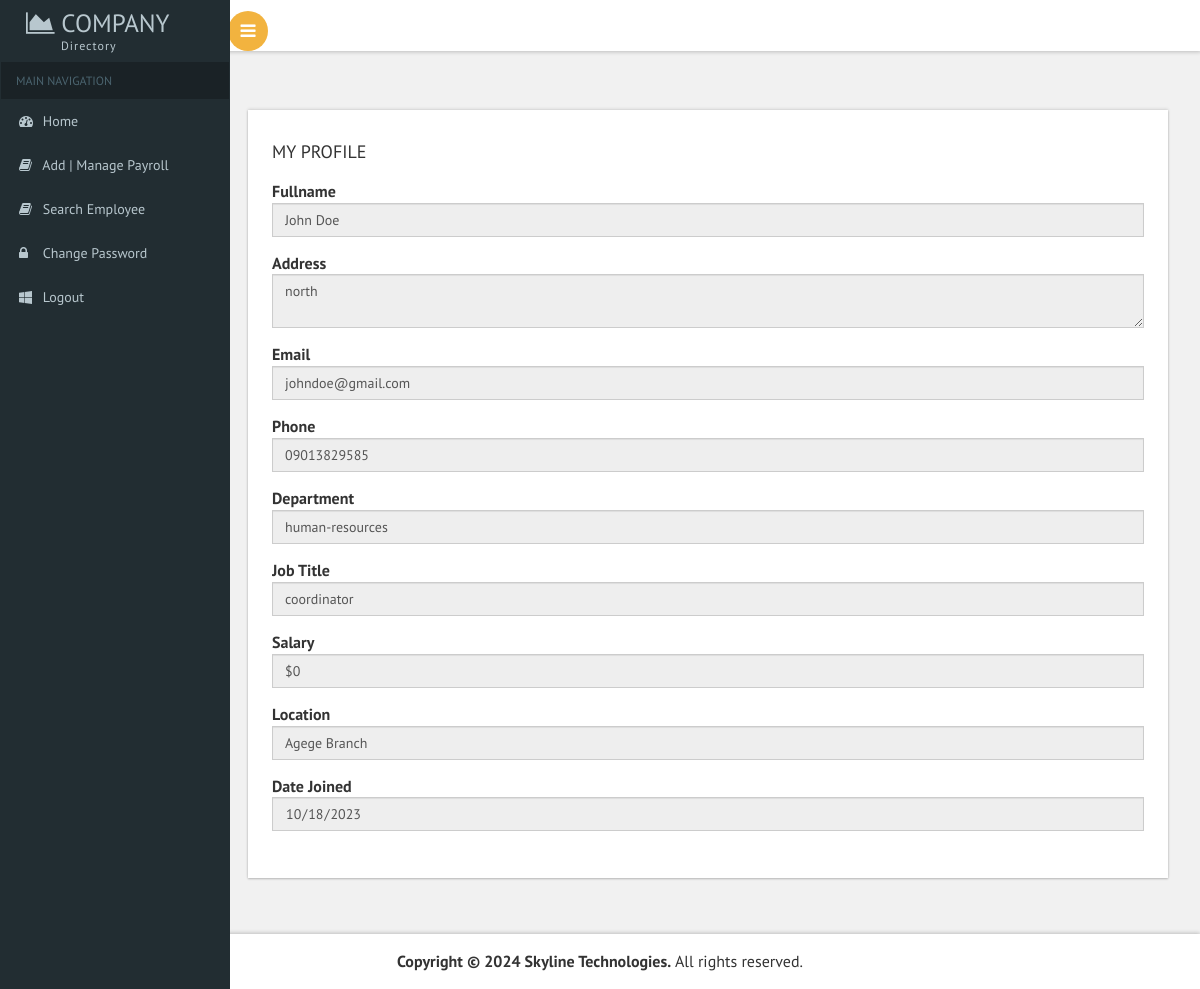
The app's page /profile.php (signed in) with its own data.
### tables this page shows
CREATE TABLE `employee` (
  `eid` varchar(20) NOT NULL,
  `fullname` varchar(50) NOT NULL,
  `address` varchar(50) NOT NULL,
  `email` varchar(50) NOT NULL,
  `phone` varchar(15) NOT NULL,
  `department` varchar(30) NOT NULL,
  `job_title` varchar(30) NOT NULL,
  `salary` int(11) NOT NULL,
  `location` varchar(50) NOT NULL,
  `reg_date` date NOT NULL
);

CREATE TABLE `department` (
  `dept_id` varchar(20) NOT NULL,
  `name` varchar(30) NOT NULL,
  `hod` varchar(50) NOT NULL,
  `email` varchar(50) NOT NULL,
  `phone` varchar(15) NOT NULL,
  `description` longtext NOT NULL,
  `date` date NOT NULL
);

CREATE TABLE `location` (
  `loc_id` varchar(20) NOT NULL,
  `loc_name` varchar(30) NOT NULL,
  `manager` varchar(30) NOT NULL,
  `loc_address` varchar(50) NOT NULL,
  `state` varchar(20) NOT NULL,
  `country` varchar(20) NOT NULL,
  `contact` varchar(20) NOT NULL,
  `date` date NOT NULL
);

### profile.php (the view, shortened to what this page needs)
<?php
include 'includes/connection.php';
$userid = $_SESSION["userid"];
$role = $_SESSION["role"];
$resultz = mysqli_query($conn, "select * from employee where email='$userid'");
$row = mysqli_fetch_array($resultz);
$emp_fullname = $row["fullname"];
$emp_addr = $row["address"];
$emp_email = $row["email"];
$emp_phone = $row['phone'];
$emp_dept = $row['department'];
$job_title =$row['job_title'];
$emp_salary = $row['salary'];
$emp_loc = $row['location'];
$row3 = mysqli_fetch_array(mysqli_query($conn, "select * from location where loc_id='$emp_loc'"));
$loc_name = $row3["loc_name"];
$reg_date = $row['reg_date'];
$results = mysqli_query($conn, "select * from department where dept_id='$emp_dept'");
$row1 = mysqli_fetch_array($results);
$dept_name = $row1["name"];
?>
<!DOCTYPE HTML>
<html>
    <head>
        <link href="css/bootstrap.css" rel='stylesheet' type='text/css' />
        <link href="css/style.css" rel='stylesheet' type='text/css' />
        <link href="css/font-awesome.css" rel="stylesheet">
        <link href='css/SidebarNav.min.css' media='all' rel='stylesheet' type='text/css'/>
        <link href="css/custom.css" rel="stylesheet">
        <link href="css/owl.carousel.css" rel="stylesheet">
    </head>
    <body class="cbp-spmenu-push">
        <div class="main-content">
            <?php
            include 'includes/sidebar.php';
            ?>
            <?php
            include 'includes/header.php';
            ?>
            <div id="page-wrapper">
                <div class="main-page">
                    <div class="row widgettable">
                        <div style="width:100%; height: 100%; margin-left:0px;  margin-top: 30px !important;" class="col-md-12 general-grids grids-right widget-shadow">
                            <h4 class="title2">MY PROFILE</h4>
                            <div style="width:100%; height: 100%;" id="myTabContent" class=" tab-content scrollbar1">
                                               <form action="" method="post" enctype="multipart/form-data">
                                                <div class="form-group">
                                                    <label for="exampleInputEmail1">Fullname</label>
                                                    <input type="text" name="fullname" value="<?php echo $emp_fullname; ?>" class="form-control" id="exampleInputEmail1" readonly="">
                                                </div>
                                                <div class="form-group">
                                                    <label for="exampleInputPassword1">Address</label>
                                                    <textarea name="address" class="form-control" id="exampleInputPassword1" readonly=""><?php echo $emp_addr; ?></textarea>
                                                </div>
                                                <div class="form-group">
                                                    <label for="exampleInputEmail1">Email</label>
                                                    <input type="email" name="email" value="<?php echo $emp_email; ?>" class="form-control" id="exampleInputEmail1" readonly="">
                                                </div>
                                                <div class="form-group">
                                                    <label for="exampleInputEmail1">Phone</label>
                                                    <input type="number" name="phone" value="<?php echo $emp_phone; ?>" class="form-control" id="exampleInputEmail1" readonly="">
                                                </div>
                                                   <div class="form-group">
                                                    <label for="exampleInputEmail1">Department</label>
                                                    <input type="text" name="phone" value="<?php echo $dept_name; ?>" class="form-control" id="exampleInputEmail1" readonly="">
                                                </div>
                                                <div class="form-group">
                                                    <label for="exampleInputEmail1">Job Title</label>
                                                    <input type="text" name="job_title" value="<?php echo $job_title; ?>" class="form-control" id="exampleInputEmail1" readonly="">
                                                </div>
                                                <div class="form-group">
                                                    <label for="exampleInputEmail1">Salary</label>
                                                    <input type="text" name="salary" value="<?php echo "$".$emp_salary; ?>" class="form-control" id="exampleInputEmail1" readonly="">
                                                </div>
                                                <div class="form-group">
                                                    <label for="exampleInputEmail1">Location</label>
                                                    <input type="text" name="phone" value="<?php echo $loc_name; ?>" class="form-control" id="exampleInputEmail1" readonly="">
                                                </div>
                                                <div class="form-group">
                                                    <label for="exampleInputEmail1">Date Joined</label>
                                                    <input type="date" name="date" value="<?php echo $reg_date; ?>" class="form-control" id="exampleInputEmail1" readonly="">
                                                </div>
                                            </form>
                            </div>
                        </div>
                    </div>
                    <link rel="stylesheet" href="css/export.css" type="text/css" media="all" />
                </div>
            </div>
            <?php
            include 'includes/footer.php';
            ?>
        </div>
    </body>
</html>

### includes/sidebar.php (shortened to what this page needs)
<div class="cbp-spmenu cbp-spmenu-vertical cbp-spmenu-left" id="cbp-spmenu-s1">
    <aside class="sidebar-left">
        <nav class="navbar navbar-inverse">
            <div class="navbar-header">
                <h1><a class="navbar-brand" href="#"><span class="fa fa-area-chart"></span> COMPANY<span class="dashboard_text">Directory</span></a></h1>
            </div>
            <div class="collapse navbar-collapse" id="bs-example-navbar-collapse-1">
                <ul class="sidebar-menu">
                    <li class="header">MAIN NAVIGATION</li>
                    <?php
                    if ($role == "admin") {
                        ?>
                        <li class="treeview">
                            <a href="index">
                                <i class="fa fa-dashboard"></i> <span>Home</span>
                            </a>
                        </li>
                        <li class="treeview">
                            <a href="createadmin">
                                <i class="fa fa-book"></i> <span>Create Other Admin</span>
                            </a>
                        </li>
                        <li class="treeview">
                            <a href="addmanagedept">
                                <i class="fa fa-book"></i> <span>Add | Manage Department</span>
                            </a>
                        </li>
                        <li class="treeview">
                            <a href="addmanageemployee">
                                <i class="fa fa-book"></i> <span> Add | Manage Employee</span>
                            </a>
                        </li>
                        <li class="treeview">
                            <a href="searchemployee">
                                <i class="fa  fa-book"></i> <span>Search Employee</span>
                            </a>
                        </li>
                        <li class="treeview">
                            <a href="addmanagelocation">
                                <i class="fa fa-user"></i> <span>Add | Manage Location</span>
                            </a>
                        </li>
                          <?php
                    } elseif ($role == "finance") {
                        ?>
                            <li class="treeview">
                            <a href="index">
                                <i class="fa fa-dashboard"></i> <span>Home</span>
                            </a>
                        </li>
                        <li class="treeview">
                            <a href="addmanagepayroll">
                                <i class="fa fa-book"></i> <span>Add | Manage Payroll</span>
                            </a>
                        </li>
                        <li class="treeview">
                            <a href="searchemployee">
                                <i class="fa  fa-book"></i> <span>Search Employee</span>
                            </a>
                        </li>
                        <?php
                    }
                    ?>
                    <li class="treeview">
                        <a href="changepass">
                            <i class="fa fa-lock"></i> <span>Change Password</span>
                        </a>
                    </li>
                    <li class="treeview">
                        <a href="logout">
                            <i class="fa fa-windows "></i> <span>Logout</span>
                        </a>
                    </li>
                </ul>
            </div>
        </nav>
    </aside>
</div>

### includes/header.php (shortened to what this page needs)
<div style="margin-bottom: 10px;" class="sticky-header header-section ">
                <div class="header-left">
                    <button id="showLeftPush"><i class="fa fa-bars"></i></button>
                </div>
            </div>

### includes/footer.php
<div class="footer">
    <strong>Copyright &copy; <?php echo date("Y"); ?> <a href="#"></a>Skyline Technologies.</strong> All rights reserved.
</div>

### css/custom.css (style rules this page uses)
#page-wrapper { padding:5em 2em 2.5em; background-color: #F1F1F1; }

### records on screen
employee: fullname "John Doe", address "north", email "johndoe@gmail.com", phone "09013829585", job_title "coordinator", salary "$0", date "10/18/2023"
department: phone "human-resources"
location: phone "Agege Branch"
